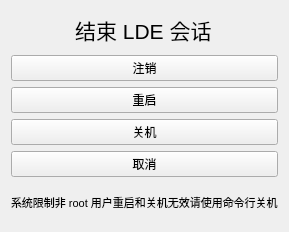
<?xml version="1.0" encoding="UTF-8"?>
<ui version="4.0">
 <class>Widget</class>
 <widget class="QWidget" name="Widget">
  <property name="geometry">
   <rect>
    <x>0</x>
    <y>0</y>
    <width>287</width>
    <height>232</height>
   </rect>
  </property>
  <property name="windowTitle">
   <string>Widget</string>
  </property>
  <layout class="QVBoxLayout" name="verticalLayout">
   <item>
    <widget class="QLabel" name="label">
     <property name="font">
      <font>
       <pointsize>16</pointsize>
      </font>
     </property>
     <property name="text">
      <string>           结束 LDE 会话</string>
     </property>
    </widget>
   </item>
   <item>
    <widget class="QPushButton" name="pushButton">
     <property name="text">
      <string>注销</string>
     </property>
    </widget>
   </item>
   <item>
    <widget class="QPushButton" name="pushButton_2">
     <property name="text">
      <string>重启</string>
     </property>
    </widget>
   </item>
   <item>
    <widget class="QPushButton" name="pushButton_3">
     <property name="text">
      <string>关机</string>
     </property>
    </widget>
   </item>
   <item>
    <widget class="QPushButton" name="pushButton_4">
     <property name="text">
      <string>取消</string>
     </property>
    </widget>
   </item>
   <item>
    <widget class="QLabel" name="label_2">
     <property name="font">
      <font>
       <pointsize>8</pointsize>
      </font>
     </property>
     <property name="text">
      <string>系统限制非 root 用户重启和关机无效请使用命令行关机</string>
     </property>
    </widget>
   </item>
  </layout>
 </widget>
 <layoutdefault spacing="6" margin="11"/>
 <resources/>
 <connections/>
</ui>
